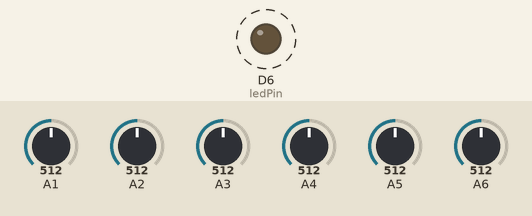
This sketch was run on a simulated Arduino MKR. Shown: output pins drawn as LEDs (lit = HIGH). Dashed ring = blinking. Inputs (shaded band) come from the test bench; at power-on: A1 = 512, A2 = 512, A3 = 512, A4 = 512, A5 = 512, A6 = 512. WiFi joins after 1.5 s; servers stay silent unless stated.

Above: at 7.0 s.
Timing chart, 0 to 11.6 s (numbered marks = the images above):
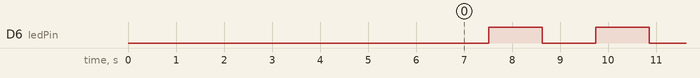

The sketch:

jacket_sensors.ino
```cpp
//#include <SPI.h>
#include <WiFi101.h>
#include <WiFiUdp.h>

//WiFi values for Home CR
char ssid[] = "dd-wrt_vap";              //  your network SSID (name)
char pass[] = "mmepcbgad27f";            // your network password (use for WPA, or use as key for WEP)
IPAddress broadcastIp(192, 168, 1, 255); //net ip address
unsigned int localPort = 2390;           // local port to listen on

//WiFi values for University Vienna
//char ssid[] = "dd-wrt_vap";              //  your network SSID (name)
//char pass[] = "mmepcbgad27f";            // your network password (use for WPA, or use as key for WEP)
//IPAddress broadcastIp(10, 168, 1, 255); //net ip address
//unsigned int localPort = 2390;           // local port to listen on

boolean outputToSerial = false; //switch to send messages to serial console; no serial output will be done if value is set to false
const int delayValue   = 100;   // loop wait value

// these constants won't change:
const int ledPin = 6;    // on baord LED connected to digital pin 6 (MKR1000)
int ledState     = LOW;  // variable used to store the last LED status, to toggle the light
int ledCount     = 0;    // counter to control LED ON/OFF speed

//sensors values
int sensorReading1 = 0;      // variable to store the value read from the sensor pin1
int sensorReading2 = 0;      // variable to store the value read from the sensor pin2
int sensorReading3 = 0;      // variable to store the value read from the sensor pin3
int sensorReading4 = 0;      // variable to store the value read from the sensor pin4
int sensorReading5 = 0;      // variable to store the value read from the sensor pin5
int sensorReading6 = 0;      // variable to store the value read from the sensor pin6

//all sensor values as string
String data = "00000,00000,00000,00000,00000,00000;";
char  ReplyBuffer[30];       // buffer to send data to wifi
WiFiUDP Udp;

void setup() {
  pinMode(ledPin, OUTPUT); // declare the ledPin as as OUTPUT
  initSerial();
  checkWiFiShield();
  connectToWiFi();
  Udp.begin(localPort);
}

void loop() {

  readSensors();
  printSensorValuesToSerial();
  toggleLedState();
  prepareBufferData();
  sendData();

  delay(delayValue);  // delay to avoid overloading the serial port buffer

}

//Serial communitacion will only be initialiced if outputToSerial = true
void  initSerial(){
  if(outputToSerial){
    //Initialize serial and wait for port to open:
    Serial.begin(9600);
    while (!Serial) {
      ; // wait for serial port to connect. Needed for native USB port only
    }
    Serial.println("Jacket Sensors - Ver. 1.0.1");
  }
}

void  checkWiFiShield(){
  // check for the presence of the shield:
  if (WiFi.status() == WL_NO_SHIELD) {
    if(outputToSerial) Serial.println("WiFi shield not present");
    // don't continue:
    while (true);
  }
}

void connectToWiFi(){
  int status = WL_IDLE_STATUS;
  // attempt to connect to Wifi network:
  while (status != WL_CONNECTED) {
    if(outputToSerial){
      Serial.print("Attempting to connect to SSID: ");
      Serial.println(ssid);
    }
    // Connect to WPA/WPA2 network. Change this line if using open or WEP network:
    status = WiFi.begin(ssid,pass);
    // wait 5 seconds for connection:
    delay(5000);
  }
  if(outputToSerial){
     Serial.println("Connected to wifi");
     printWifiStatus();
  }
}

void printWifiStatus() {
  if(outputToSerial){
    // print the SSID of the network you're attached to:
    Serial.print("SSID: ");
    Serial.println(WiFi.SSID());

    // print your WiFi shield's IP address:
    IPAddress ip = WiFi.localIP();
    Serial.print("IP Address: ");
    Serial.println(ip);

    // print the received signal strength:
    long rssi = WiFi.RSSI();
    Serial.print("signal strength (RSSI):");
    Serial.print(rssi);
    Serial.println(" dBm");
  }
}

void readSensors() {
  sensorReading1 = analogRead(A1);
  sensorReading2 = analogRead(A2);
  sensorReading3 = analogRead(A3);
  sensorReading4 = analogRead(A4);
  sensorReading5 = analogRead(A5);
  sensorReading6 = analogRead(A6);
}

void  printSensorValuesToSerial(){
  if(outputToSerial){
    Serial.print(sensorReading1);
    Serial.print(",");
    Serial.print(sensorReading2);
    Serial.print(",");
    Serial.print(sensorReading3);
    Serial.print(",");
    Serial.print(sensorReading4);
    Serial.print(",");
    Serial.print(sensorReading5);
    Serial.print(",");
    Serial.println(sensorReading6);
  }
}

void  toggleLedState(){

    ledCount = ledCount + 1;

    if(ledCount > 10){
      //init ledCount back to zero
      ledCount=0;
      //change led state
      ledState = !ledState;
      // update the LED pin itself:
      digitalWrite(ledPin, ledState);
    }

}

 void prepareBufferData(){

    //Prepare string to send to wifi
    data = String(sensorReading1)+","
          +String(sensorReading2)+","
          +String(sensorReading3)+","
          +String(sensorReading4)+","
          +String(sensorReading5)+","
          +String(sensorReading6)+";";
 }

 void sendData(){
    if(outputToSerial) Serial.println("Sending to WiFi: "+data);
    data.toCharArray(ReplyBuffer, data.length()+1);

    Udp.beginPacket(broadcastIp, localPort);
    Udp.write(ReplyBuffer);
    Udp.endPacket();
 }
```

Measured:
- by itself, D6 (ledPin): alternates HIGH for 1.1 s and LOW for 1.1 s
